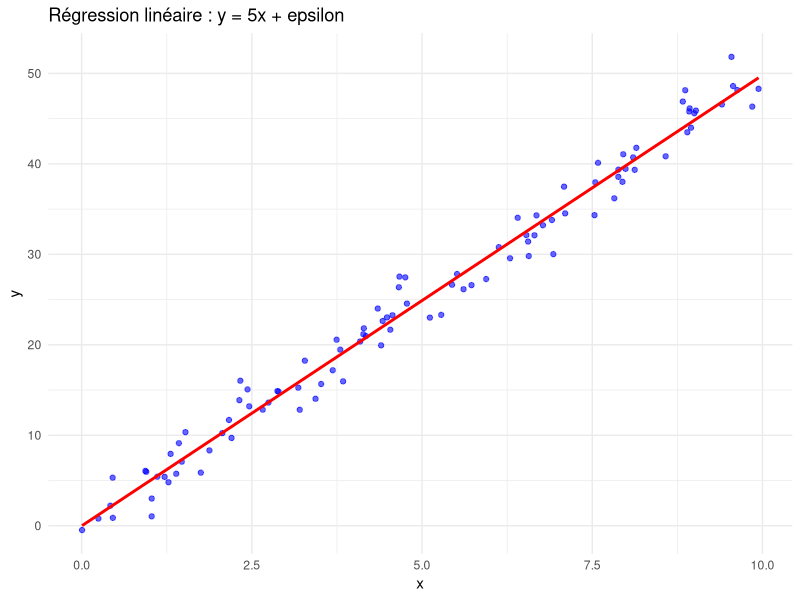

The R source for this figure:
library(ggplot2)
# Génération de la base de données
set.seed(123)  # pour la reproductibilité
n <- 100       # nombre de points
x <- runif(n, min = 0, max = 10)              # valeurs de x uniformes entre 0 et 10
epsilon <- rnorm(n, mean = 0, sd = 2)         # bruit gaussien
y <- 5 * x + epsilon                          # relation linéaire avec bruit

# Création explicite d'un data frame
data <- data.frame(x = x, y = y)

# Vérification du type
str(data)   # doit afficher 'data.frame'

# Ajustement du modèle de régression linéaire
model <- lm(y ~ x, data = data)

# Résumé du modèle
summary(model)

# Graphique avec ggplot2
library(ggplot2)

ggplot(data, aes(x = x, y = y)) +
  geom_point(color = "blue", alpha = 0.6) +
  geom_smooth(method = "lm", color = "red", se = FALSE) +
  labs(title = "Régression linéaire : y = 5x + epsilon",
       x = "x",
       y = "y") +
  theme_minimal()
